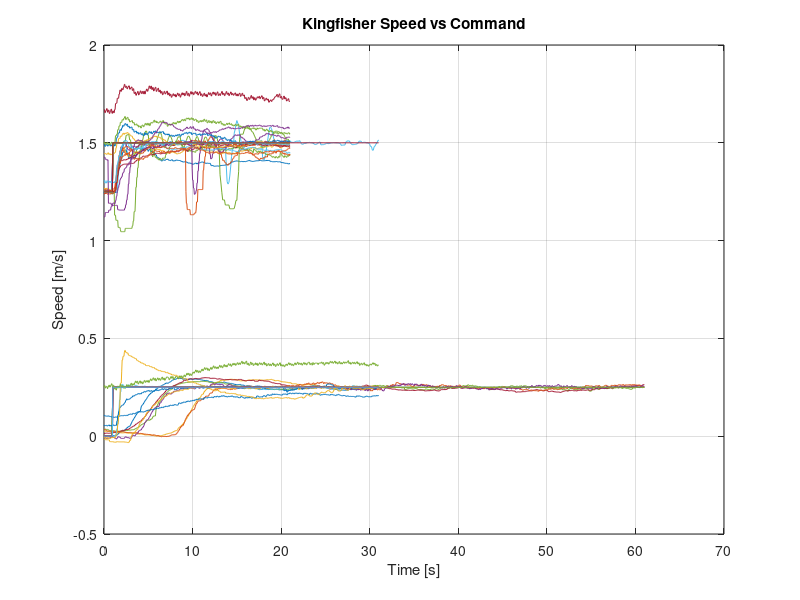

Here is the MATLAB script that generated this plot:
%% Lake Testing Post Processing
%

%%
% Cell Array Structure Creation for Data Runs

load('Feb28_LakeTest_Compiled_Data_trimmed.mat')

% MInitVar{i}=InitVar';
% MSurgeGains{i}=Surge_Gains';
% MYawGains{i}=Yaw_Gains';
% MTime{i}=time';
% Mkfhd{i}=kfhd';
% Mkfspd{i}=kfspd';
% Mportcmd{i}=portcmd';
% Msrgcmd{i}=srgcmd';
% Mstbdcmd{i}=stbdcmd';
% Myawcmd{i}=yawcmd';

%%
% Plotting
% Plotting Variables
% rg = 255;
% C = {[186/rg 18/rg 18/rg],[22/rg 135/rg 0/rg],[252/rg 172/rg 0/rg],[0/rg 29/rg 255/rg]}; % Plot Color Array

% figure(1);
% clf;
% 
% for i=1:16
%       time = MTime{i};
% %       kfhd = abs(Mkfhd{i});
% %       yawcmd = abs(Myawcmd{i});
%       yawcmd = Myawcmd{i};
%       kfhd = Mkfhd{i};
% % 
% %      time = time(291:end)-29;
% %      MTime{i} = time;
% % 
% %      kfhd = kfhd-yawcmd(1);
% %      kfhd = kfhd(291:end);
% %      Mkfhd{i}=kfhd;
% % 
% %      yawcmd = abs(yawcmd-yawcmd(1));
% %      yawcmd = yawcmd(291:end);
% %      Myawcmd{i}=yawcmd;
% %       plot(time,kfhd,time,yawcmd)
%       plot(time,kfhd)
%       hold on
%       grid on
% end
% 
% xlabel('Time [s]')
% ylabel('Kingfisher Heading [deg]')
% title('Kingfisher Heading vs CMD')
% % legend('1','2','3','4','5','6','7','8','9','10','11','12','13','14','15',...
% %     '16','17','18','19','20','21','22','23','24','25','26','27','28','Location','se')
% 
% grid on
% hold off
% % 
figure(2);
clf;
for i=1:31
    
      time = MTime{i}; t = length(time);
%       surgeint = Msurgeint{i}; 
%       s = length(surgeint); x=(s-t)+1;
%       surgeint = surgeint(x:end);
      srgcmd = Msrgcmd{i};
      kfspd = Mkfspd{i};
      
%       kfspd = kfspd(581:end);
%       time = time(581:end)-29;
%       srgcmd = srgcmd(581:end);
% %       
%       Msurgeint{i}= surgeint;
%       Mkfspd{i}= kfspd;
%       MTime{i} = time;

      plot(time, kfspd, time, srgcmd)
      hold on
%       plot(time,kfspd)
      grid on
end
xlabel('Time [s]')
ylabel('Speed [m/s]')
title('Kingfisher Speed vs Command')
% save('Feb28_LakeTest_Compiled_Data_trimmed')
% legend('10','11','Location','sw')

% % % 
% 
% load('Feb14_LakeTest_Compiled_Data_Surgeint.mat')
% 
% for i=17:29
% MTime{1,(i)}=MTime{1,(i+1)};
% end
% for i=25:29
% MTime{1,(i)}=MTime{1,(i+1)};
% end
% for i=29:30
% MTime{1,(i)}=[];
% end
% 
% figure(3);
% hold on
% 
% for i=26:29
%       time = MTime{i};
%       surgeint = Msurgeint{i};
% %       time = time(291:end)-29;
% % %       MTime{i} = time;
% 
% %       surgeint = surgeint(291:end);
% %       Msurgeint{i}=surgeint;
% %       kfspd = kfspd(291:end);
% %       Mkfspd{i}=kfspd;
% %       srgcmd = Msrgcmd{i};
% %       srgcmd = srgcmd(291:end);
% %       Msrgcmd{i}=srgcmd;
%       hold on
%       plot(time,surgeint)
% end
% 
% legend('1','2','3','4','5','6','7','8','9','10','11','12','13','14','15',...
%     '16','17','18','19','20','21','22','23','24','25','26','27','28','Location','se')
% 
% xlabel('Time [s]')
% ylabel('Integrator Effect]')
% title('Surge Integrator vs Time')
% % legend('Integrator','Location','se')
% grid on
% 
% % clear i MinitVar Mkfhd Mkfspd Mportcmd Msrgcmd Mstbdcmd MSurgeGains MTime Myawcmd MYawGains surgeint time
% 
% % load('Feb14_LakeTest_Compiled_Data_trimmed.mat')
% % save('Feb14_LakeTest_Compiled_Data_trimmed')
% 
% % legend(['Kp=',num2str(MYawGains(1,1)),' Kd=',num2str(MYawGains(3,1))], ... 
% %     ['Kp=',num2str(Gain_Y(1,2)),', Ki=',num2str(Gain_Y(2,2)),', Kd=',num2str(Gain_Y(3,2))], ... 
% %     ['Kp=',num2str(Gain_Y(1,3)),', Ki=',num2str(Gain_Y(2,3)),', Kd=',num2str(Gain_Y(3,3))], ... 
% %     ['\bf Kp=',num2str(Gain_Y(1,4)),', Ki=',num2str(Gain_Y(2,4)),', Kd=',num2str(Gain_Y(3,4))], ...
% %     'Location','se')
% 
% 
% 
% 
% % legend(['Kp=',num2str(MYawGains(1,1)),' Kd=',num2str(MYawGains(3,1))], ... 
% %     ['Kp=',num2str(Gain_Y(1,2)),', Ki=',num2str(Gain_Y(2,2)),', Kd=',num2str(Gain_Y(3,2))], ... 
% %     ['Kp=',num2str(Gain_Y(1,3)),', Ki=',num2str(Gain_Y(2,3)),', Kd=',num2str(Gain_Y(3,3))], ... 
% %     ['\bf Kp=',num2str(Gain_Y(1,4)),', Ki=',num2str(Gain_Y(2,4)),', Kd=',num2str(Gain_Y(3,4))], ...
% %     'Location','se')
% % 
% % figure(3);
% % subplot(2,2,1)
% % hold on
% % plot(time,srgcmd)
% % xlabel('Time [s]')
% % ylabel('Surge Setpoint [m/s]')
% % title('Speed Setpoint vs Time')
% % legend('Command','Location','se')
% % grid on
% % subplot(2,2,2)
% % hold on
% % plot(time,srgcmd,time,kfspd)
% % xlabel('Time [s]')
% % ylabel('Speed [m/s]')
% % title('Kingfisher Speed vs Commanded')
% % legend('Command','Kingfisher','Location','se')
% % grid on
% % subplot(2,2,3)
% % hold on
% % plot(time,yawcmd)
% % xlabel('Time [s]')
% % ylabel('Heading Setpoint [deg]')
% % title('Heading Setpoint vs Time')
% % legend('Command','Location','se')
% % grid on
% % subplot(2,2,4)
% % hold on
% % plot(time,yawcmd,time,kfhd)
% % hold on
% % xlabel('Time [s]')
% % ylabel('Kingfisher Heading [deg]')
% % title('Kingfisher Heading vs Commanded')
% % legend('Command','Kingfisher','Location','se')
% % grid on
% % hold off
% % 
% % figure(4);
% % hold on
% % plot(time,portcmd,time,stbdcmd)
% % xlabel('Time [s]')
% % ylabel('Motor Command [-1 to 1]')
% % title('Motor Commands vs Time')
% % legend('Port Command','Starboard Command','Location','se')
% % grid on
% % 
% % 
% 
% % % 
% % % Ch = [rtime' stime' os' sserr'];
% % 
% % legend(['Kp=',num2str(Gain_Y(1,1)),', Ki=',num2str(Gain_Y(2,1)),', Kd=',num2str(Gain_Y(3,1))], ... 
% %     ['Kp=',num2str(Gain_Y(1,2)),', Ki=',num2str(Gain_Y(2,2)),', Kd=',num2str(Gain_Y(3,2))], ... 
% %     ['Kp=',num2str(Gain_Y(1,3)),', Ki=',num2str(Gain_Y(2,3)),', Kd=',num2str(Gain_Y(3,3))], ... 
% %     ['\bf Kp=',num2str(Gain_Y(1,4)),', Ki=',num2str(Gain_Y(2,4)),', Kd=',num2str(Gain_Y(3,4))], ...
% %     'Location','se')
% % xlabel('Time [s]')
% % ylabel('Heading [deg]')